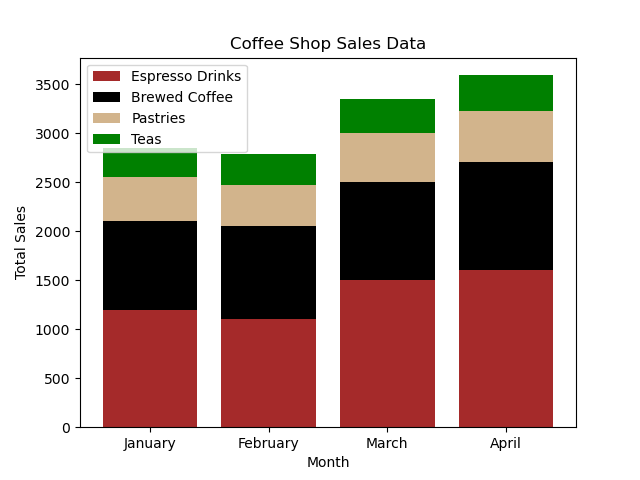

Write the Python code that produced this figure.

import matplotlib.pyplot as plt

# Given table data
data = [
    {'Month': 'January', 'Espresso Drinks': 1200, 'Brewed Coffee': 900, 'Pastries': 450, 'Teas': 300},
    {'Month': 'February', 'Espresso Drinks': 1100, 'Brewed Coffee': 950, 'Pastries': 420, 'Teas': 320},
    {'Month': 'March', 'Espresso Drinks': 1500, 'Brewed Coffee': 1000, 'Pastries': 500, 'Teas': 350},
    {'Month': 'April', 'Espresso Drinks': 1600, 'Brewed Coffee': 1100, 'Pastries': 520, 'Teas': 370}
]

# Extracting month labels for the x-axis
months = [item['Month'] for item in data]

# Values for each category
espresso_drinks = [item['Espresso Drinks'] for item in data]
brewed_coffee = [item['Brewed Coffee'] for item in data]
pastries = [item['Pastries'] for item in data]
teas = [item['Teas'] for item in data]

# Placing the x-axis positions
x_positions = range(len(months))

# Plotting each category as a part of the stack
plt.bar(x_positions, espresso_drinks, label='Espresso Drinks', color='brown')
plt.bar(x_positions, brewed_coffee, label='Brewed Coffee', bottom=espresso_drinks, color='black')
plt.bar(x_positions, pastries, label='Pastries', bottom=[i+j for i,j in zip(espresso_drinks, brewed_coffee)], color='tan')
plt.bar(x_positions, teas, label='Teas', bottom=[i+j+k for i,j,k in zip(espresso_drinks, brewed_coffee, pastries)], color='green')

# Adding axis labels and chart title
plt.xlabel('Month')
plt.ylabel('Total Sales')
plt.title('Coffee Shop Sales Data')

# Adding month labels to x-axis
plt.xticks(x_positions, months)

# Adding a legend
plt.legend(loc='upper left')

# Display the plot
plt.show()
